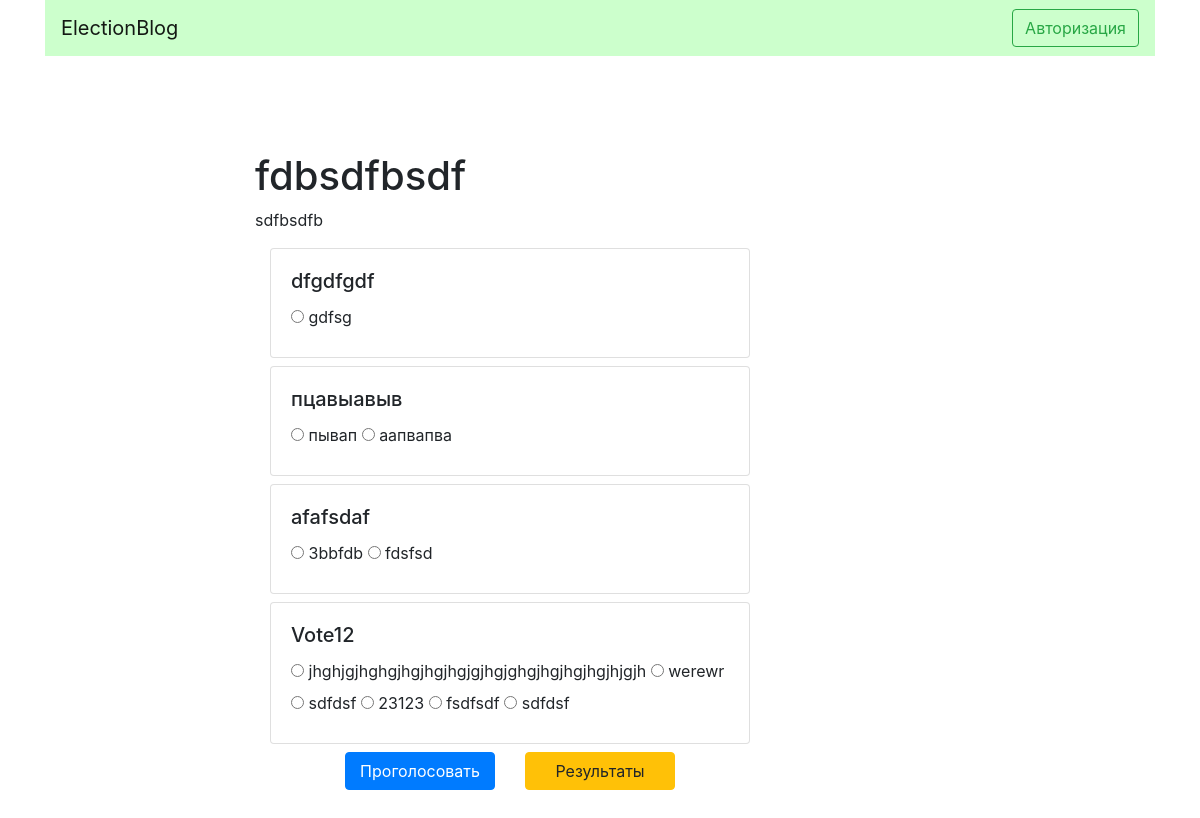
Screenshot of /post/15/ with the database file from the repository.
### blog/models.py (models this page shows, shortened)
class Post(models.Model):
    title = models.CharField(max_length=150, db_index=True)
    slug = models.SlugField(max_length=150, unique=True)
    body = models.TextField(blank=True, db_index=True)
    date_pub = models.DateTimeField(auto_now_add=True)
    def get_absolute_url(self):
        return reverse('post_detail_url', kwargs={'id': self.id})
    def get_result_url(self):
        return reverse('post_result_url', kwargs={'id': self.id})
    class Meta:
        ordering = ['-date_pub']

### election/models.py (models this page shows, shortened)
class Survey(models.Model):
    title = models.CharField(max_length=255)
    posts = models.ManyToManyField('blog.Post', blank=True, related_name='surveys')
    class Meta:
        ordering = ['-id']

class Option(models.Model):
    title = models.CharField(max_length=255)
    count = models.IntegerField(default=0)
    survey = models.ForeignKey(
        Survey,
        related_name='options', on_delete=models.SET_NULL,
        null=True
    )
    class Meta:
        ordering = ['-id']

### blog/views.py (the view, shortened to what this page needs)
# urls.py: path('post/<int:id>/', PostDetail.as_view(), name='post_detail_url'),
class PostDetail(View):
    template = 'blog/post_detail.html'
    def get(self, request, id):
        post = get_object_or_404(Post, id=id)
        return render(request, self.template, context={'post': post})

### blog/templates/blog/post_detail.html (shortened to what this page needs)
{% extends 'blog/base_blog.html' %}
{% block content %}
<div class="offset-2 col-6">
    <h1 class="mt-5">
        {{ post.title }}
    </h1>
    <p>
        {{ post.body }}
    </p>
<form class="form-horizontal" method="POST" action="{{ post.get_absolute_url }}">
    <div class="col-12">
    {% for survey in post.surveys.all %}
    <div class="card mb-2">
        <div class="card-body">
        <h5 class="card-title">{{ survey.title }}</h5>
        {% for option in survey.options.all %}
            <input type="radio" id="{{ survey.id }}{{ option.id }}{{ forloop.counter }}" name="{{ survey.title }}" value="{{ option.id }}" required>
            <label for="{{ survey.id }}{{ option.id }}{{ forloop.counter }}">{{ option.title }}</label>
        {% endfor %}
        </div>
    </div>
    {% endfor %}
    </div>
    {% if post.surveys.all %}
    <div class="row spacer">
        <div class="col-4 offset-2">
            <button type="submit" name="vote" class="btn btn-block btn-primary">Проголосовать</button>
        </div>
        <div class="col-4">
            <a href="{{ post.get_result_url }}" class="btn btn-block btn-warning">Результаты</a>
        </div>
    </div>
    {% endif %}
</form>
</div>
{% endblock %}

### rows the page displays
Post: title "fdbsdfbsdf", body "sdfbsdfb"
Survey: title "dfgdfgdf"
Option: title "gdfsg"
Survey: title "пцавыавыв"
Option: title "пывап"
Option: title "аапвапва"
Survey: title "afafsdaf"
Option: title "3bbfdb"
Option: title "fdsfsd"
Survey: title "Vote12"
Option: title "jhghjgjhghgjhgjhgjhgjgjhgjghgjhgjhgjhgjhjgjh"
Option: title "werewr"
Option: title "sdfdsf"
Option: title "23123"
Option: title "fsdfsdf"
Option: title "sdfdsf"
